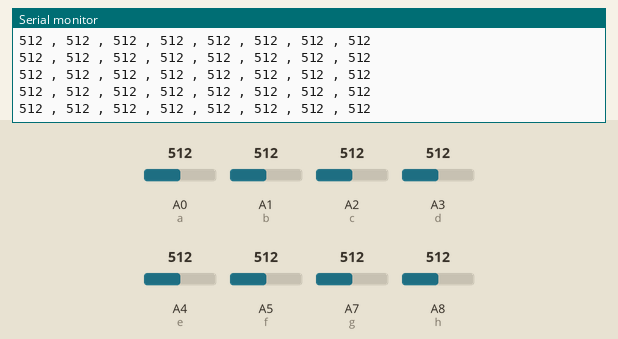
The sketch below on a simulated Arduino Mega 2560, built with avr-gcc and run on an emulated ATmega2560. Parts: the last lines printed to the serial monitor. The test bench sets the inputs (shaded band); at power-on: A0 (a) = 512, A1 (b) = 512, A2 (c) = 512, A3 (d) = 512, A4 (e) = 512, A5 (f) = 512, A7 (g) = 512, A8 (h) = 512. No radio packets arrive unless stated.

Above: at 1.2 s.
1.3 s: A0 (a) set to 104
At 2.4 s:
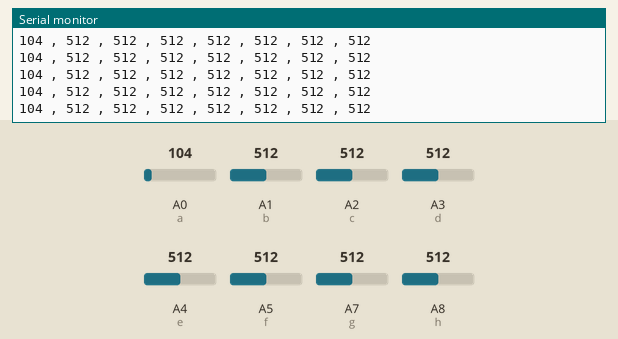
2.8 s: A0 (a) set to 95
At 3.5 s:
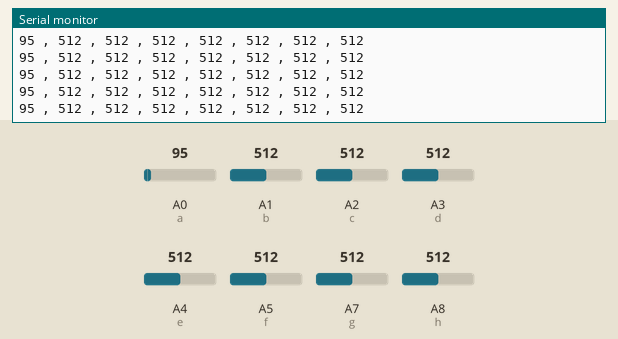
8.8 s: A1 (b) set to 106
At 9.5 s:
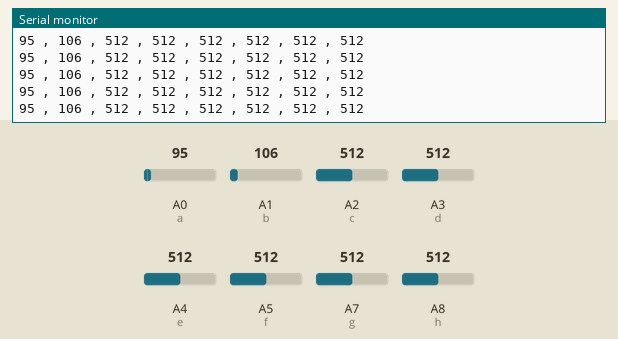
11.8 s: A1 (b) set to 91
Timing chart, 0 to 12.3 s (numbered marks = the images above; inputs shaded):
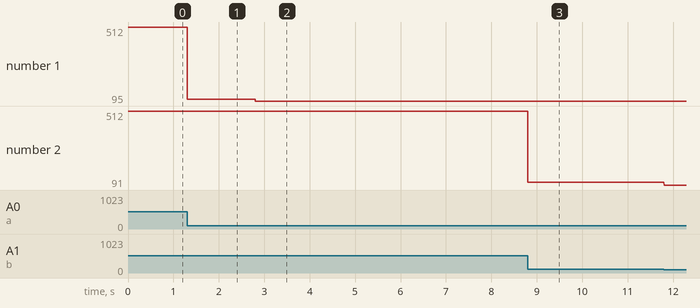

Measured:
- after the input at 1.3 s, the serial monitor: prints a new line at once (image 1)
- after the input at 2.8 s, the serial monitor: prints a new line at once (image 2)
- after the input at 8.8 s, the serial monitor: prints a new line at once (image 3)
- plotted number 1: 512 → 104 after the input at 1.3 s, 104 → 95 after the input at 2.8 s
- plotted number 2: 512 → 106 after the input at 8.8 s, 106 → 91 after the input at 11.8 s

The sketch:

transmitter.ino
```cpp
#include <SPI.h>
#include <nRF24L01.h>
#include <RF24.h>

RF24 radio(48,49); // CE, CSN

const byte address[6] = "00001";
short Array[8];
int a = A0;
int b = A1;
int c = A2;
int d = A3;
int e = A4;
int f = A5;
int g = A7;
int h = A8;

void setup(void) {
  Serial.begin(115200);
  radio.begin();
  radio.openWritingPipe(address);
  radio.setPALevel(RF24_PA_MIN);
  radio.stopListening();
}

void loop() {
  Array[0]=analogRead(a);//505
  Array[1]=analogRead(b);//504
  Array[2]=analogRead(c);//!0
  Array[3]=analogRead(d);//497
  Array[4]=analogRead(e);//506
  Array[5]=analogRead(f);//
  Array[6]=analogRead(g);//506
  Array[7]=analogRead(h);//

  radio.write(&Array,sizeof(Array));

  Serial.print(Array[0]);
  Serial.print(" , ");
  Serial.print(Array[1]);
  Serial.print(" , ");
  Serial.print(Array[2]);
  Serial.print(" , ");
  Serial.print(Array[3]);
  Serial.print(" , ");
  Serial.print(Array[4]);
  Serial.print(" , ");
  Serial.print(Array[5]);
  Serial.print(" , ");
  Serial.print(Array[6]);
  Serial.print(" , ");
  Serial.println(Array[7]);

  delay(1);
}
```
